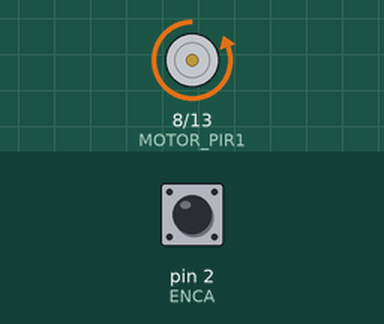
Recording of a program running on a simulated Arduino Nano, built with avr-gcc and run on an emulated ATmega328P. Parts: motor-driver pin pairs drawn as motors (green arrow = first pin HIGH = forward, orange = second pin HIGH = backward, longer = more drive, scaled by the enable pin). The test bench sets the inputs (shaded band); at power-on: pin 2 (ENCA) HIGH. What the program prints to the serial monitor is not drawn.

Above: at 0.1 s.
Timing chart, 0 to 1.6 s (numbered marks = the images above):
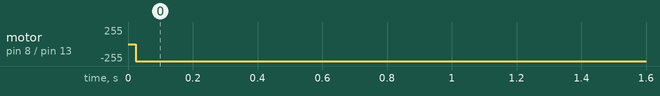

The program:

main.cpp
```cpp
#include <Arduino.h>
// #include <teleplot.h>
#define ENCA 2
#define ENCB 3
#define PPR 224.52

#define MOTOR_PIR1 8
#define MOTOR_PIR2 13
#define MOTOR_PWM 10

float velocity = 0.0f;
int palue = 0.0f;
long prevTime = 0.0f;
int dir;
float rpm;
float motor_angle;
long Time = 0;
float revCount = 0.0f;
unsigned long previousTime;

float SetPoint = -200.0f;

void readEncoder();
float PIDSpeedControl(float SetPoint, float MotorRPM);
void SetMotorPWM(float PWM);

void setup()
{
  Serial.begin(115200);
  Serial.println("Start//");
  pinMode(ENCA, INPUT);
  pinMode(ENCB, INPUT);

  pinMode(MOTOR_PIR1, OUTPUT);
  pinMode(MOTOR_PIR2, OUTPUT);
  pinMode(MOTOR_PWM, OUTPUT);

  attachInterrupt(digitalPinToInterrupt(ENCA), readEncoder, RISING);
}

// void loop()
// {

//   if (Serial.available() > 0)
//   {
//     SetPoint = Serial.readStringUntil('\n').toFloat();
//   }
//   unsigned long currentTime = millis();
//   float dt = (currentTime - previousTime) / 1000.0;

//   if (dt >= 0.01)
//   {

//     unsigned long currentTime = millis();
//     float dt = (currentTime - previousTime) / 1000.0;
//     if (dt >= 0.01)
//     {

//       rpm = (velocity / PPR) * 60.0;
//       revCount = (palue / PPR);
//       motor_angle = (palue / PPR) * 360.0;
//       if (motor_angle < 0)
//       {
//         motor_angle = 360 + fmod(motor_angle, 360.0);
//       }
//       else
//       {
//         motor_angle = fmod(motor_angle, 360.0);
//       }
//       SetMotorPWM(100);
//       Serial.print(">motor_angle:");
//       Serial.println(motor_angle);
//       Serial.print(">revCount:");
//       Serial.println(revCount);
//       Serial.print(">rpm  :");
//       Serial.println(rpm);
//       // if (SetPoint != 0)
//       // {
//       //   float Output = PIDSpeedControl(abs(SetPoint), abs(rpm));
//       //   SetMotorPWM(Output);
//       // }
//       velocity = 0;
//     }
//   }
// }

void loop()
{
  unsigned long currentTime = millis();
  float dt = (currentTime - previousTime) / 1000.0;
  if (dt >= 0.01)
  {

    rpm = (velocity / PPR) * 60.0;
    velocity = 0;
    revCount = (palue / PPR);
    motor_angle = (palue / PPR) * 360.0;
    if (motor_angle < 0)
    {
      motor_angle = 360 + fmod(motor_angle, 360.0);
    }
    else
    {
      motor_angle = fmod(motor_angle, 360.0);
    }

    if (SetPoint != 0)
    {
      float Output = PIDSpeedControl(SetPoint, abs(rpm));
      SetMotorPWM(Output);
    }
  }
}

void readEncoder()
{
  unsigned long currentTime = micros();
  if (digitalRead(ENCB) == 1)
  {
    dir = 1;
    palue += 1;
  }
  else
  {
    dir = -1;
    palue -= 1;
  }
  float deltaTime = (currentTime - prevTime) / 1000000.0;
  if (deltaTime > 0)
  {
    velocity = 1.0 / deltaTime;
  }
  prevTime = currentTime;
}

float PIDSpeedControl(float SetPoint, float MotorRPM)
{

  static float P_SpeedControl;
  static float I_SpeedControl;
  static float D_SpeedControl;

  float Kp;
  float Ki;
  float Kd;

  SetPoint = -120.0f;
  // Setpoint direction + or -
  if (SetPoint > 0)
  {
    if (SetPoint >= 150)
    {
      // high gain direction +

      Kp = 3.33f;
      Ki = 0.14f;
      Kd = 0.01f;
    }
    else
    {
      // low gain direction +

      Kp = 3.0f;
      Ki = 0.11f;
      Kd = 0.05f;
    }
  }
  else
  {
    if (SetPoint <= -150)
    {
      // high gain direction -

      Kp = 2.0f;
      Ki = 0.16f;
      Kd = 0.05f;
    }
    else
    {
      // low gain direction -

      Kp = 3.13f;
      Ki = 0.13f;
      Kd = 0.1f;
    }
  }

  float Error_SpeedControl;
  static float LastError_SpeedControl;
  static float SumError;
  float MaxSumError = 1000.0f;
  float Output_SpeedControl;
  static unsigned long MotorDoneTime;
  static unsigned long PIDLoopTime_SpeedControl;

  if (millis() - PIDLoopTime_SpeedControl >= 10)
  {

    Error_SpeedControl = abs(SetPoint) - MotorRPM;

    SumError = SumError + Error_SpeedControl;

    // sum P term
    P_SpeedControl = Kp * Error_SpeedControl;

    // limit SumError to prevent integral windup
    if (SumError > MaxSumError)
      SumError = MaxSumError;
    if (SumError < -MaxSumError)
      SumError = -MaxSumError;

    // delete I term if motor is Stopped for more than 70ms to prevent integral windup
    if (millis() - MotorDoneTime >= 70)
    {
      I_SpeedControl = 0;
      MotorDoneTime = millis();
    }

    // Sum I term
    I_SpeedControl = (Ki * SumError);

    // Sum D term
    D_SpeedControl = Kd * (Error_SpeedControl - LastError_SpeedControl) / 10.0;

    // sum PID terms
    Output_SpeedControl = P_SpeedControl + I_SpeedControl + D_SpeedControl;

    // save Error to LastError for next loop
    LastError_SpeedControl = Error_SpeedControl;

    // save current time for next loop
    PIDLoopTime_SpeedControl = millis();

    if (Output_SpeedControl > 255)
      Output_SpeedControl = 255;
    if (Output_SpeedControl < 0)
      Output_SpeedControl = 0;

    Serial.print(">S-SetPoint: ");
    Serial.println(SetPoint);
    if (SetPoint > 0)
    {
      Serial.print(">S-MotorRPM: ");
      Serial.println(MotorRPM * 1);
    }
    else
    {
      Serial.print(">S-MotorRPM: ");
      Serial.println(MotorRPM * -1);
    }

    Serial.print(">S-Error: ");
    Serial.println(Error_SpeedControl);
    Serial.print(">S-Output: ");
    Serial.println(Output_SpeedControl);
    Serial.print(">S-Max: ");
    Serial.println(SetPoint + 50);
    Serial.print(">S-Min: ");
    Serial.println(SetPoint - 50);

    Serial.print(">S-Kp:");
    Serial.println(Kp);

    Serial.print(">S-Ki:");
    Serial.println(Ki);

    Serial.print(">S-Kd:");
    Serial.println(Kd);

    Serial.print(">S-P_SpeedControl:");
    Serial.println(P_SpeedControl);

    Serial.print(">S-I_SpeedControl:");
    Serial.println(I_SpeedControl);

    Serial.print(">S-D_SpeedControl:");
    Serial.println(D_SpeedControl);

    return Output_SpeedControl;
  }
}

void SetMotorPWM(float PWM)
{
  analogWrite(MOTOR_PWM, abs(PWM));
  if (SetPoint > 0)
  {
    digitalWrite(MOTOR_PIR1, HIGH);
    digitalWrite(MOTOR_PIR2, LOW);
  }
  else if (SetPoint < 0)
  {
    digitalWrite(MOTOR_PIR1, LOW);
    digitalWrite(MOTOR_PIR2, HIGH);
  }
  else
  {
    digitalWrite(MOTOR_PIR1, LOW);
    digitalWrite(MOTOR_PIR2, LOW);
  }
}
```

Measured:
- by itself, motor on pin 8 (MOTOR_PIR1) / pin 13 (MOTOR_PIR2): stopped → backward 255/255 at 0.02 s
